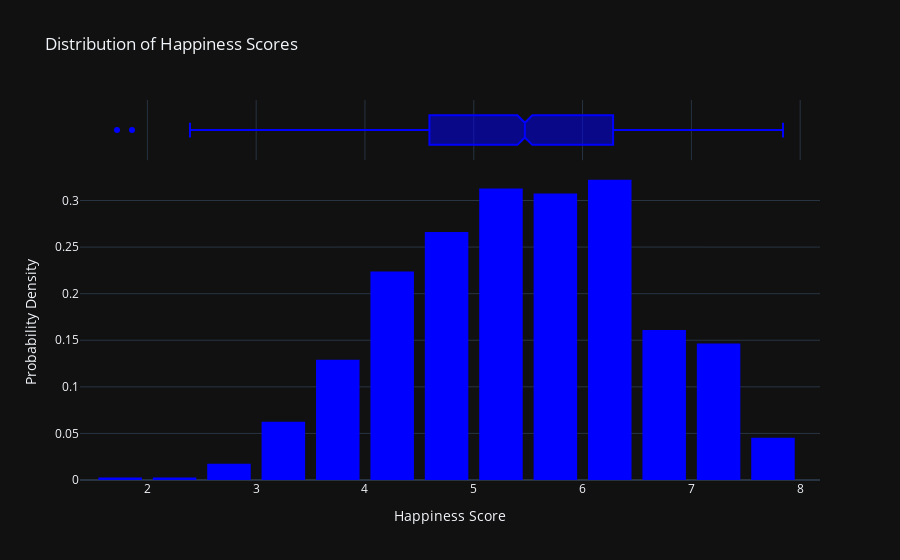

Notebook code for this chart:
### Code cell
import pandas as pd
import plotly.express as px

df = pd.read_excel('cleaned_global_happiness_with_iso.xlsx')
fig = px.histogram(df, x="Happiness score", nbins=30, color_discrete_sequence=["blue"], 
                   marginal="box", histnorm='probability density', 
                   title="Distribution of Happiness Scores")
fig.update_layout(
    xaxis_title="Happiness Score",
    yaxis_title="Probability Density",
    template="plotly_dark",  
    bargap=0.2  
)
fig.show()

### Figure 1 — Plotly figure (JSON) as saved in the notebook; plotly's stock layout.template omitted (floating-point values rounded to 4 significant figures; data arrays with more than 128 entries replaced by an {"elided": "..."} marker saying what was removed)
{"data": [{"alignmentgroup": "True", "bingroup": "x", "histnorm": "probability density", "hovertemplate": "Happiness score=%{x}<br>probability density=%{y}<extra></extra>", "legendgroup": "", "marker": {"color": "blue", "pattern": {"shape": ""}}, "name": "", "nbinsx": 30, "offsetgroup": "", "orientation": "v", "showlegend": false, "type": "histogram", "x": {"elided": "1502 float values"}, "xaxis": "x", "yaxis": "y"}, {"alignmentgroup": "True", "hovertemplate": "Happiness score=%{x}<extra></extra>", "legendgroup": "", "marker": {"color": "blue"}, "name": "", "notched": true, "offsetgroup": "", "showlegend": false, "type": "box", "x": {"elided": "1502 float values"}, "xaxis": "x2", "yaxis": "y2"}], "layout": {"bargap": 0.2, "barmode": "relative", "legend": {"tracegroupgap": 0}, "title": {"text": "Distribution of Happiness Scores"}, "xaxis": {"anchor": "y", "domain": [0, 1], "title": {"text": "Happiness Score"}}, "xaxis2": {"anchor": "y2", "domain": [0, 1], "matches": "x", "showgrid": true, "showticklabels": false}, "yaxis": {"anchor": "x", "domain": [0, 0.8316], "title": {"text": "Probability Density"}}, "yaxis2": {"anchor": "x2", "domain": [0.8416, 1], "matches": "y2", "showgrid": false, "showline": false, "showticklabels": false, "ticks": ""}}}
